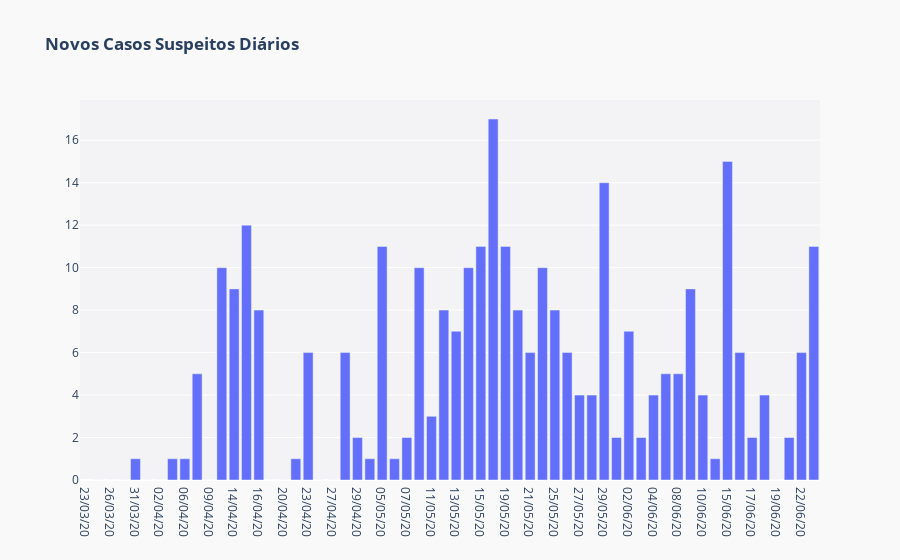

The notebook cell this image was saved under:
### Code cell
trace = go.Bar(x = data['Data'],
               y = data['Novos Suspeitos'],
               offsetgroup=0)

layout = go.Layout(
        title = '<b>Novos Casos Suspeitos Diários</b>',
        paper_bgcolor='rgba(0,0,50,0.025)',
        plot_bgcolor='rgba(0,0,50,0.025)')

dat = [trace]
fig = go.Figure(data=dat, layout=layout)
py.iplot(fig)

### Figure 1 — Plotly figure (JSON) as saved in the notebook; plotly's stock layout.template omitted (floating-point values rounded to 4 significant figures)
{"data": [{"offsetgroup": "0", "type": "bar", "x": ["23/03/20", "25/03/20", "26/03/20", "27/03/20", "31/03/20", "01/04/20", "02/04/20", "03/04/20", "06/04/20", "08/04/20", "09/04/20", "13/04/20", "14/04/20", "15/04/20", "16/04/20", "17/04/20", "20/04/20", "22/04/20", "23/04/20", "24/04/20", "27/04/20", "28/04/20", "29/04/20", "04/05/20", "05/05/20", "06/05/20", "07/05/20", "08/05/20", "11/05/20", "12/05/20", "13/05/20", "14/05/20", "15/05/20", "18/05/20", "19/05/20", "20/05/20", "21/05/20", "22/05/20", "25/05/20", "26/05/20", "27/05/20", "28/05/20", "29/05/20", "01/06/20", "02/06/20", "03/06/20", "04/06/20", "05/06/20", "08/06/20", "09/06/20", "10/06/20", "12/06/20", "15/06/20", "16/06/20", "17/06/20", "18/06/20", "19/06/20", "20/06/22", "22/06/20", "23/06/20"], "y": [null, 0, 0, 0, 1, 0, 0, 1, 1, 5, 0, 10, 9, 12, 8, 0, 0, 1, 6, 0, 0, 6, 2, 1, 11, 1, 2, 10, 3, 8, 7, 10, 11, 17, 11, 8, 6, 10, 8, 6, 4, 4, 14, 2, 7, 2, 4, 5, 5, 9, 4, 1, 15, 6, 2, 4, 0, 2, 6, 11]}], "layout": {"paper_bgcolor": "rgba(0,0,50,0.025)", "plot_bgcolor": "rgba(0,0,50,0.025)", "title": {"text": "<b>Novos Casos Suspeitos Diários</b>"}}}
